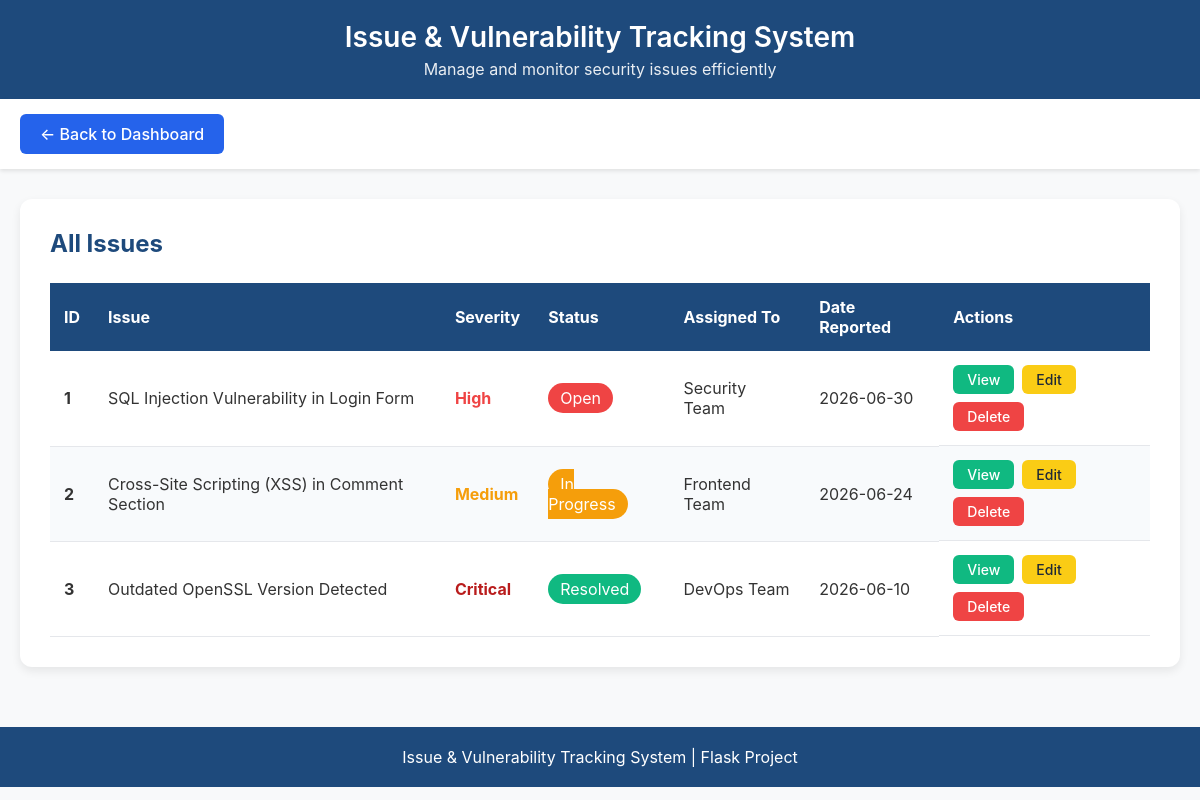
The app's page /issues, older data.
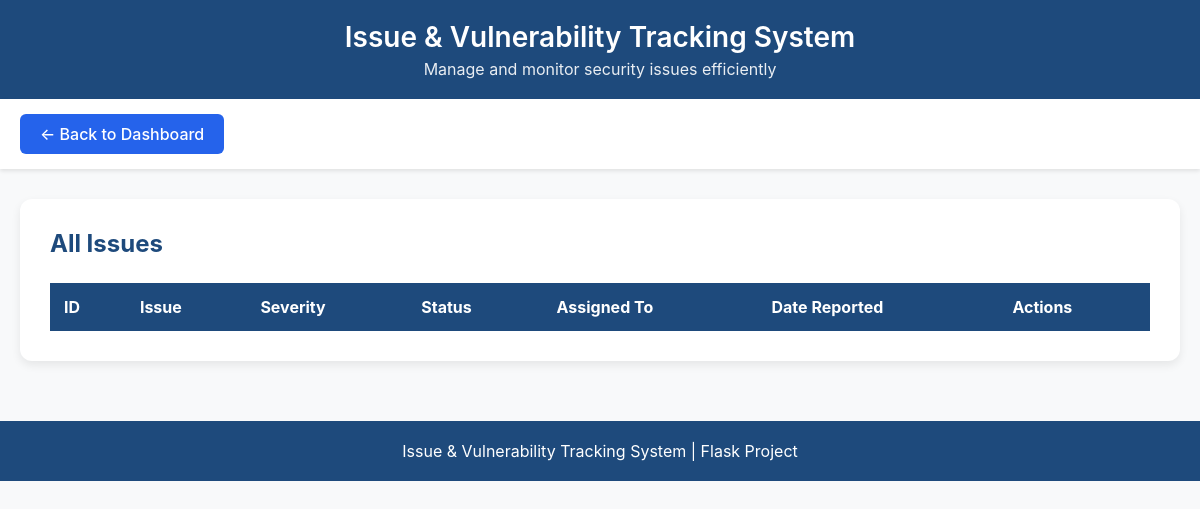
The same page, newer data.
### tables this page shows
CREATE TABLE issues(
            id INTEGER PRIMARY KEY AUTOINCREMENT,
            title TEXT NOT NULL,
            description TEXT NOT NULL,
            severity TEXT NOT NULL,
            status TEXT NOT NULL,
            assigned_to TEXT,
            date_reported DATE,
            cve TEXT,
            remediation TEXT,
            created_at TIMESTAMP DEFAULT CURRENT_TIMESTAMP,
            last_updated TIMESTAMP DEFAULT CURRENT_TIMESTAMP
        );

### app.py (the view)
@app.route("/issues")
def view_issues():
    connection = sqlite3.connect("issues.db")
    connection.row_factory = sqlite3.Row
    cursor = connection.cursor()
    cursor.execute("SELECT * FROM issues ORDER BY id DESC")
    issues = cursor.fetchall()
    connection.close()
    return render_template("view_issues.html", issues=issues)

### templates/view_issues.html (shortened to what the changed rows need)
<!DOCTYPE html>
<html lang="en">
<head>
</head>
<body>
<header>
    <div class="header-content">
        <h1>Issue &amp; Vulnerability Tracking System</h1>
    </div>
</header>
<div class="container">
{% if issue %}
<div class="card">
    <h2>Issue Details</h2>
    <table>
        <tr>
            <th style="width:25%">Issue ID</th>
            <td>{{ issue.id }}</td>
        </tr>
        <tr>
            <th>Title</th>
            <td>{{ issue.title }}</td>
        </tr>
        <tr>
            <th>Description</th>
            <td>{{ issue.description }}</td>
        </tr>
        <tr>
            <th>Severity</th>
            <td>
                <span class="severity-{{ issue.severity|lower }}">
                    {{ issue.severity }}
                </span>
            </td>
        </tr>
        <tr>
            <th>Status</th>
            <td>
                {% if issue.status=="Resolved" %}
                    <span class="status-resolved">{{ issue.status }}</span>
                {% elif issue.status=="In Progress" %}
                    <span class="status-inprogress">{{ issue.status }}</span>
                {% elif issue.status=="Open" %}
                    <span class="status-open">{{ issue.status }}</span>
                {% else %}
                    {{ issue.status }}
                {% endif %}
            </td>
        </tr>
        <tr>
            <th>Assigned To</th>
            <td>{{ issue.assigned_to or "Not Assigned" }}</td>
        </tr>
        <tr>
            <th>Date Reported</th>
            <td>{{ issue.date_reported or "N/A" }}</td>
        </tr>
        <tr>
            <th>CVE ID</th>
            <td>{{ issue.cve or "N/A" }}</td>
        </tr>
        <tr>
            <th>Remediation Steps</th>
            <td>{{ issue.remediation or "No remediation steps provided." }}</td>
        </tr>
        <tr>
            <th>Created At</th>
            <td>{{ issue.created_at }}</td>
        </tr>
        <tr>
            <th>Last Updated</th>
            <td>{{ issue.last_updated }}</td>
        </tr>
    </table>
    <div class="button-group">
        <a href="/edit_issue/{{ issue.id }}" class="btn btn-edit">
            Edit Issue
        </a>
        <a href="/delete_issue/{{ issue.id }}"
           class="btn btn-delete"
           onclick="return confirm('Are you sure you want to delete this issue?');">
            Delete Issue
        </a>
    </div>
</div>
{% else %}
<div class="card">
    <h2>All Issues</h2>
    <table>
        <thead>
        <tr>
            <th>ID</th>
            <th>Issue</th>
            <th>Severity</th>
            <th>Status</th>
            <th>Assigned To</th>
            <th>Date Reported</th>
            <th>Actions</th>
        </tr>
        </thead>
        <tbody>
        {% for item in issues|sort(attribute='id') %}
        <tr>
            <td><strong>{{ item.id }}</strong></td>
            <td>{{ item.title }}</td>
            <td>
                <span class="severity-{{ item.severity|lower }}">
                    {{ item.severity }}
                </span>
            </td>
            <td>
                {% if item.status=="Resolved" %}
                    <span class="status-resolved">{{ item.status }}</span>
                {% elif item.status=="In Progress" %}
                    <span class="status-inprogress">{{ item.status }}</span>
                {% elif item.status=="Open" %}
                    <span class="status-open">{{ item.status }}</span>
                {% else %}
                    {{ item.status }}
                {% endif %}
            </td>
            <td>{{ item.assigned_to or "Not Assigned" }}</td>
            <td>{{ item.date_reported }}</td>
            <td class="actions">
                <a href="/view_issue/{{ item.id }}"
                   class="btn btn-small btn-view">
                    View
                </a>
                <a href="/edit_issue/{{ item.id }}"
                   class="btn btn-small btn-edit">
                    Edit
                </a>
                <a href="/delete_issue/{{ item.id }}"
                   class="btn btn-small btn-delete"
                   onclick="return confirm('Delete this issue?');">
                    Delete
                </a>
            </td>
        </tr>
        {% endfor %}
        </tbody>
    </table>
</div>
{% endif %}
</div>
</body>
</html>

Row changes from the older to the newer data that the page shows:
removed issues: id "1", title "SQL Injection Vulnerability in Login Form", severity "High", status "Open", assigned_to "Security Team", date_reported "2026-06-30"
removed issues: id "2", title "Cross-Site Scripting (XSS) in Comment Section", severity "Medium", status "In Progress", assigned_to "Frontend Team", date_reported "2026-06-24"
removed issues: id "3", title "Outdated OpenSSL Version Detected", severity "Critical", status "Resolved", assigned_to "DevOps Team", date_reported "2026-06-10"
